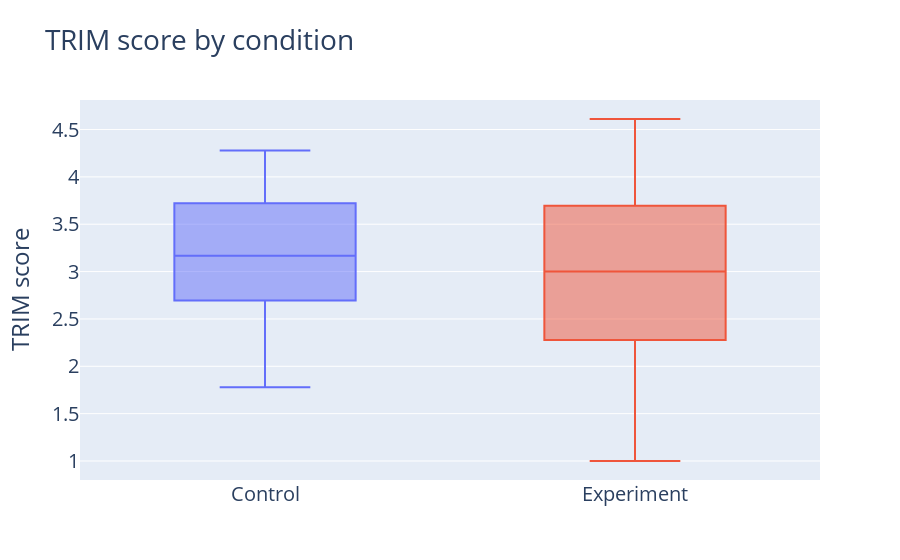

Here is the notebook cell this chart was saved with:
### Code cell
fig5 = go.Figure()
fig5.add_trace(go.Box(y=control["trim_total"], name='Control', showlegend=False))
fig5.add_trace(go.Box(y=experiment["trim_total"], name='Experiment', showlegend=False))
fig5.update_layout(yaxis_title='TRIM score', title='TRIM score by condition', font=dict(size=20))

fig5.show()

### Figure 1 — Plotly figure (JSON) as saved in the notebook; plotly's stock layout.template omitted (floating-point values rounded to 4 significant figures)
{"data": [{"name": "Control", "showlegend": false, "type": "box", "y": [2.778, 2.167, 3.222, 2.833, 4.111, 2.444, 2.778, 3.889, 3.333, 3.722, 3.111, 3.722, 4.278, 3.722, 2.5, 3.167, 3.167, 2.444, 3.333, 3.556, 2.833, 3.833, 4.278, 1.778, 4.111, 2.722, 3, 4.167, 3.722, 2.5, 2.278, 3.833, 2.444, 2.611, 3.556, 3.111, 3.667]}, {"name": "Experiment", "showlegend": false, "type": "box", "y": [3.778, 1.222, 4.611, 3.222, 3.667, 2.278, 2.5, 2.278, 3.611, 3, 3.833, 3.778, 3.389, 1.389, 1, 3, 4.222, 2.556, 3.944, 3, 3.444, 1, 2.167, 3.389, 3.667, 2.222, 2.611, 3.889, 3, 1.222, 4.333, 2.389, 3.5]}], "layout": {"font": {"size": 20}, "title": {"text": "TRIM score by condition"}, "yaxis": {"title": {"text": "TRIM score"}}}}
